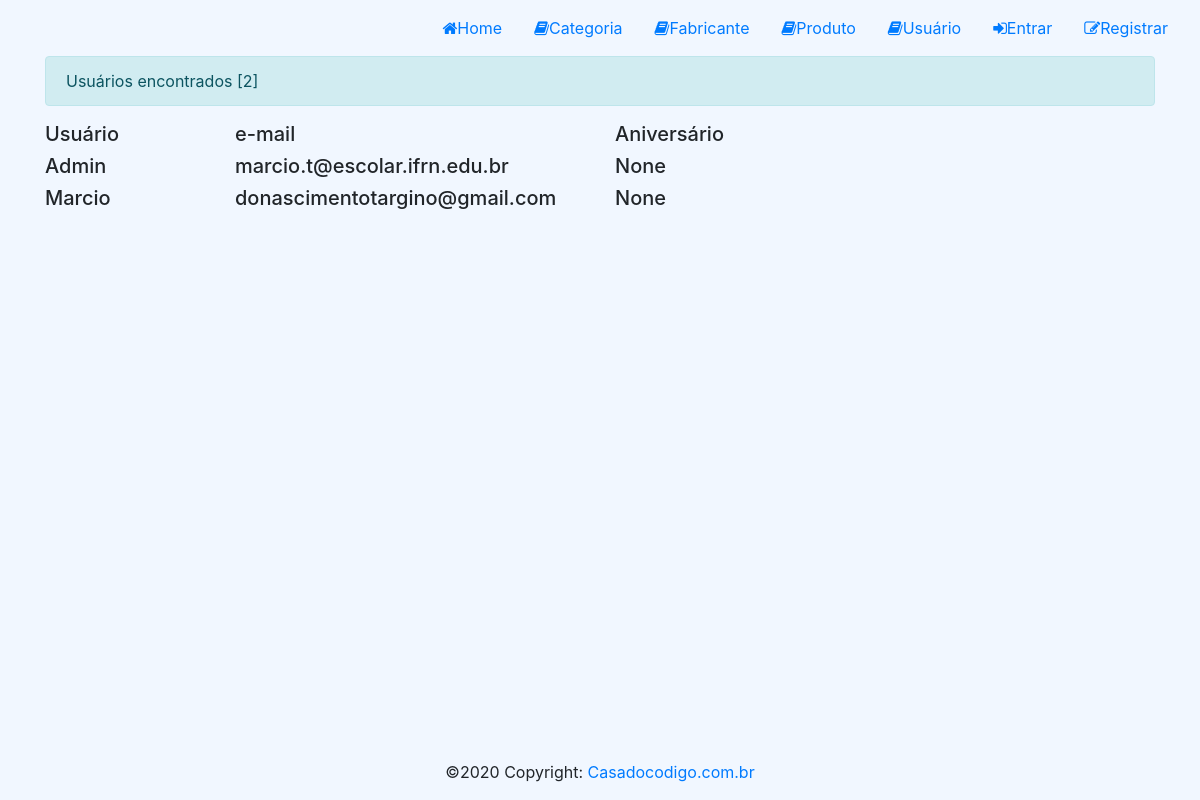
The app's page /usuario/ with its own data.
### loja/models/Usuario.py (models this page shows, shortened)
class Usuario(models.Model):
    user = models.OneToOneField(User, on_delete=models.CASCADE)
    perfil = models.IntegerField(choices=None, default=2)
    aniversario = models.DateField(default=None, null=True, blank=True)
    criado_em = models.DateTimeField(auto_now_add=True)
    alterado_em = models.DateTimeField(auto_now=True)
    token = models.CharField(max_length=255, null=True, blank=True)

### loja/views/UsuarioView.py (the view)
def list_usuario_view(request, id=None):
    usuarios = Usuario.objects.filter(perfil=2)
    context = {
    'usuarios': usuarios
    }
    return render(request, template_name='usuario/usuario.html', context=context, status=200)

### loja/Templates/usuario/usuario.html (shortened to what this page needs)
{% extends "base.html" %}
{% load static %}
{% block styles %}
    <link rel="stylesheet" href="{% static 'css/home.css' %}">
{% endblock %}
{% block content %}
<div id="content">
    <div class="container">
        <div class="alert alert-info">
            Usuários encontrados [{{ usuarios | length }}]
        </div>
        <div class="row">
            <h5 class="col-md-2">Usuário</h5>
            <h5 class="col-md-4">e-mail</h5>
            <h5 class="col-md-3">Aniversário</h5>
        </div>
        {% for usuario in usuarios %}
        <div class="row">
            <h5 class="col-md-2">{{usuario.user.username}}</h5>
            <h5 class="col-md-4">{{usuario.user.email}}</h5>
            <h5 class="col-md-3">{{usuario.aniversario}}</h5>
        </div>
        {% endfor %}
    </div>
</div>
{% endblock %}

### loja/static/css/global.css (style rules this page uses)
#content { min-height: calc(100vh - 112px); }

### loja/static/css/home.css (style rules this page uses)
body { background-color: #f1f7ff; }

### records on screen
Usuario: user.username "Admin", user.email "marcio.t@escolar.ifrn.edu.br", aniversario "None"
Usuario: user.username "Marcio", user.email "donascimentotargino@gmail.com", aniversario "None"

### other values on screen
{{ usuarios | length }} "2"
